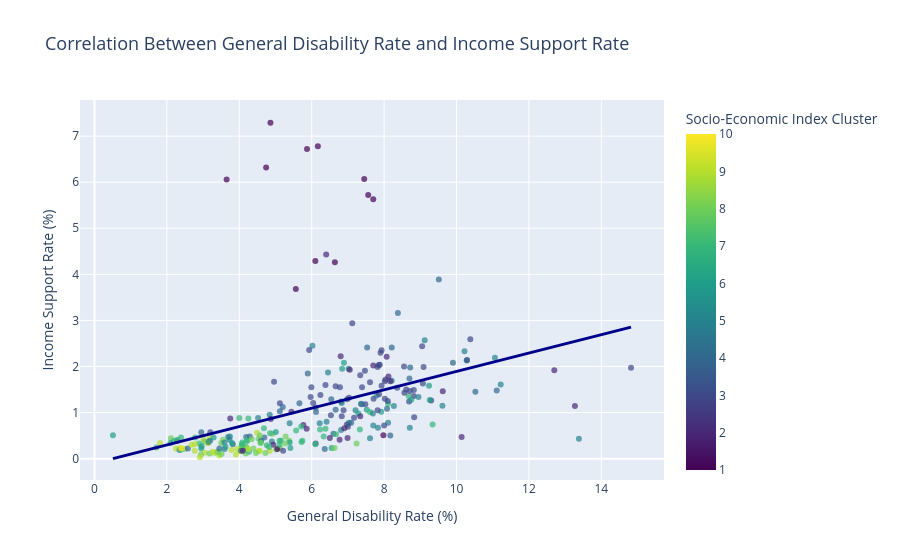

This figure's notebook cell:
### Markdown cell above
### 🎯 Executive Summary: Key Anomalies

*   **⚠️ The "False Positive" (Bedouin Sector):**
    Cluster 1 localities (e.g., *Qasr al-Sir, Abu Talul*) show deceptively low disability rates. This indicates **barriers to access** (under-utilization of rights), not better health.
    > **Action:** Do not cut funding. Instead, launch "Rights Exhaustion" campaigns (מיצוי זכויות) in these specific areas.

*   **🧲 The "Service Magnet" Effect (Regional Hubs):**
    Cities like *Tiberias* and *Be'er Sheva* suffer from "excess disability" (Red Zone). They act as regional hubs, attracting vulnerable populations seeking medical services and public housing.
    > **Action:** These cities carry a "regional burden." They require additional government compensation beyond standard per-capita allocation to support this imported welfare load.

*   **🛡️ Community Resilience:**
    Settlements like *Talmon* and *Ofra* significantly outperform the model. Strong community support networks and younger demographics likely prevent the slide into welfare dependency.

### Code cell
# @title General Disability Rate vs. Income Support Rate in each settlement
df = data_master.copy()

cols = [
    'general_disability_rate',
    'income_support_rate',
    'socio_economic_index_cluster'
]

df[cols] = df[cols].apply(pd.to_numeric, errors='coerce')
df[cols] = df[cols].astype(float)
df = df.dropna(subset= cols)

fig = px.scatter(
    df,
    x='general_disability_rate',
    y='income_support_rate',
    hover_name='settlement_name',
  #  size='total_population',
  #  size_max= 50,
    color='socio_economic_index_cluster',
    color_continuous_scale='Viridis',
    trendline='ols',
    labels={
        'general_disability_rate': 'General Disability Rate (%)',
        'income_support_rate': 'Income Support Rate (%)',
        'total_population': 'Population size',
        'socio_economic_index_cluster': 'Socio-Economic Index Cluster'
    },
    title='Correlation Between General Disability Rate and Income Support Rate'
)

fig.update_traces(
    marker=dict(opacity=0.7),
    selector=dict(mode='markers')
)

fig.update_traces(
    line=dict(color='darkblue', width=3),
    selector=dict(mode='lines')
)

fig.update_layout(
    title_font_size=18,
    xaxis_title_font_size=14,
    yaxis_title_font_size=14
)

fig.show()
print(f"The correlation between general disability rate and income support rate  is {data_master['general_disability_rate'].corr(data_master['income_support_rate'], method= 'spearman'):.2f}")

### Figure 1 — Plotly figure (JSON) as saved in the notebook; plotly's stock layout.template omitted (floating-point values rounded to 4 significant figures; data arrays with more than 128 entries replaced by an {"elided": "..."} marker saying what was removed)
{"data": [{"hovertemplate": "<b>%{hovertext}</b><br><br>General Disability Rate (%)=%{x}<br>Income Support Rate (%)=%{y}<br>Socio-Economic Index Cluster=%{marker.color}<extra></extra>", "hovertext": {"elided": "278 str values"}, "legendgroup": "", "marker": {"color": {"elided": "278 float values"}, "coloraxis": "coloraxis", "opacity": 0.7, "symbol": "circle"}, "mode": "markers", "name": "", "orientation": "v", "showlegend": false, "type": "scatter", "x": {"elided": "278 float values"}, "xaxis": "x", "y": {"elided": "278 float values"}, "yaxis": "y"}, {"hovertemplate": "<b>OLS trendline</b><br>income_support_rate = 0.199383 * general_disability_rate + -0.101576<br>R<sup>2</sup>=0.152208<br><br>General Disability Rate (%)=%{x}<br>Income Support Rate (%)=%{y} <b>(trend)</b><extra></extra>", "legendgroup": "", "line": {"color": "darkblue", "width": 3}, "marker": {"symbol": "circle"}, "mode": "lines", "name": "", "showlegend": false, "type": "scatter", "x": {"elided": "278 float values"}, "xaxis": "x", "y": {"elided": "278 float values"}, "yaxis": "y"}], "layout": {"coloraxis": {"colorbar": {"title": {"text": "Socio-Economic Index Cluster"}}, "colorscale": [[0, "#440154"], [0.1111, "#482878"], [0.2222, "#3e4989"], [0.3333, "#31688e"], [0.4444, "#26828e"], [0.5556, "#1f9e89"], [0.6667, "#35b779"], [0.7778, "#6ece58"], [0.8889, "#b5de2b"], [1, "#fde725"]]}, "legend": {"tracegroupgap": 0}, "title": {"font": {"size": 18}, "text": "Correlation Between General Disability Rate and Income Support Rate"}, "xaxis": {"anchor": "y", "domain": [0, 1], "title": {"font": {"size": 14}, "text": "General Disability Rate (%)"}}, "yaxis": {"anchor": "x", "domain": [0, 1], "title": {"font": {"size": 14}, "text": "Income Support Rate (%)"}}}}
